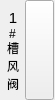
<?xml version="1.0" encoding="UTF-8"?>
<ui version="4.0">
 <class>PiPeValve</class>
 <widget class="QWidget" name="PiPeValve">
  <property name="geometry">
   <rect>
    <x>0</x>
    <y>0</y>
    <width>55</width>
    <height>100</height>
   </rect>
  </property>
  <property name="windowTitle">
   <string>Form</string>
  </property>
  <widget class="QLabel" name="valveIndexLabel">
   <property name="geometry">
    <rect>
     <x>5</x>
     <y>10</y>
     <width>16</width>
     <height>16</height>
    </rect>
   </property>
   <property name="font">
    <font>
     <pointsize>11</pointsize>
     <weight>50</weight>
     <bold>false</bold>
    </font>
   </property>
   <property name="text">
    <string>1</string>
   </property>
   <property name="alignment">
    <set>Qt::AlignCenter</set>
   </property>
  </widget>
  <widget class="QLabel" name="label_2">
   <property name="geometry">
    <rect>
     <x>5</x>
     <y>24</y>
     <width>15</width>
     <height>20</height>
    </rect>
   </property>
   <property name="text">
    <string>#</string>
   </property>
   <property name="alignment">
    <set>Qt::AlignCenter</set>
   </property>
  </widget>
  <widget class="QPushButton" name="valvePushButton">
   <property name="geometry">
    <rect>
     <x>25</x>
     <y>0</y>
     <width>29</width>
     <height>100</height>
    </rect>
   </property>
   <property name="text">
    <string/>
   </property>
   <property name="flat">
    <bool>false</bool>
   </property>
  </widget>
  <widget class="QLabel" name="nameLabel">
   <property name="geometry">
    <rect>
     <x>5</x>
     <y>40</y>
     <width>16</width>
     <height>51</height>
    </rect>
   </property>
   <property name="text">
    <string>槽风阀</string>
   </property>
   <property name="alignment">
    <set>Qt::AlignCenter</set>
   </property>
   <property name="wordWrap">
    <bool>true</bool>
   </property>
  </widget>
 </widget>
 <resources/>
 <connections/>
</ui>
